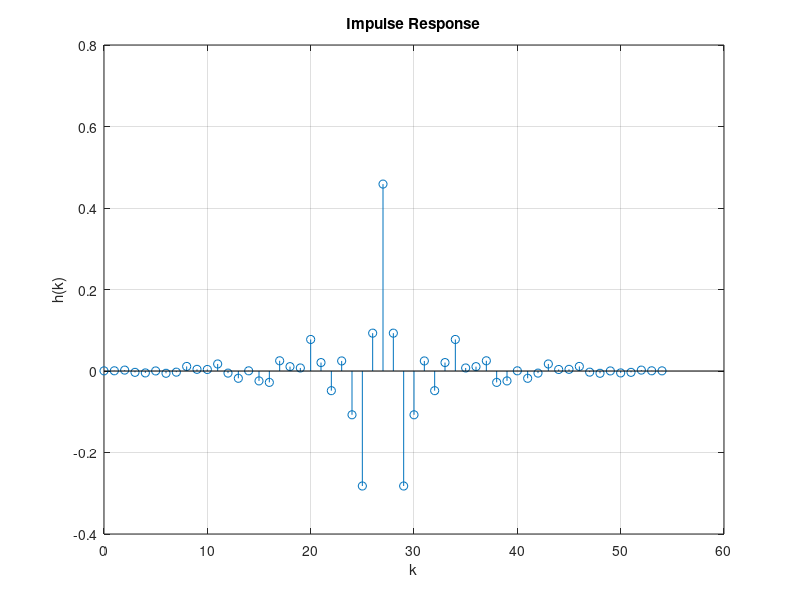
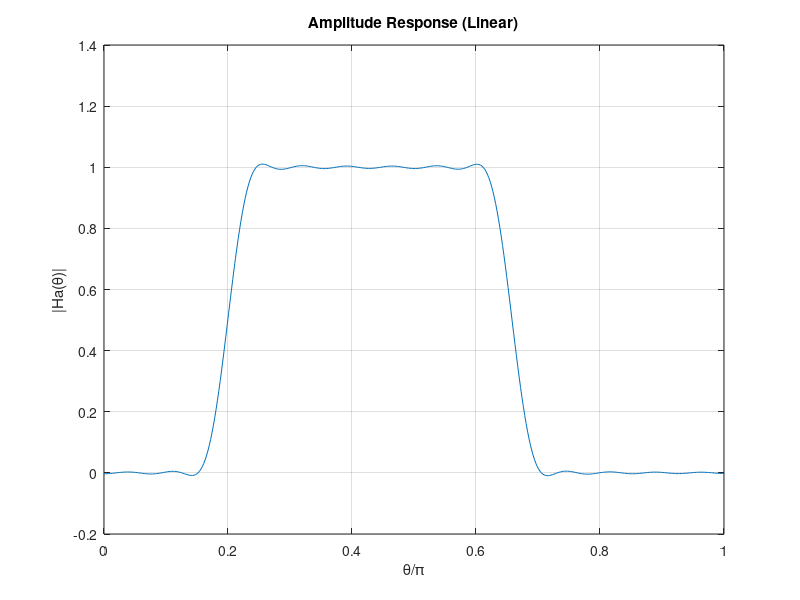
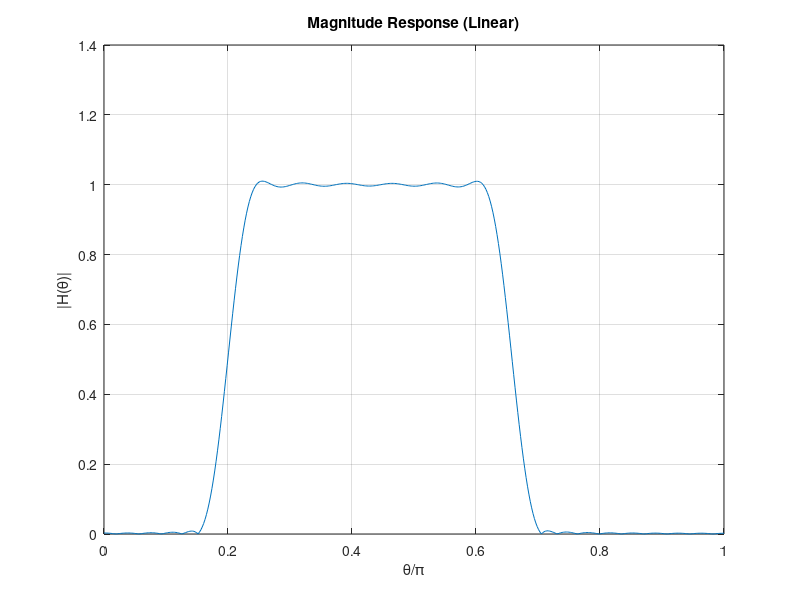
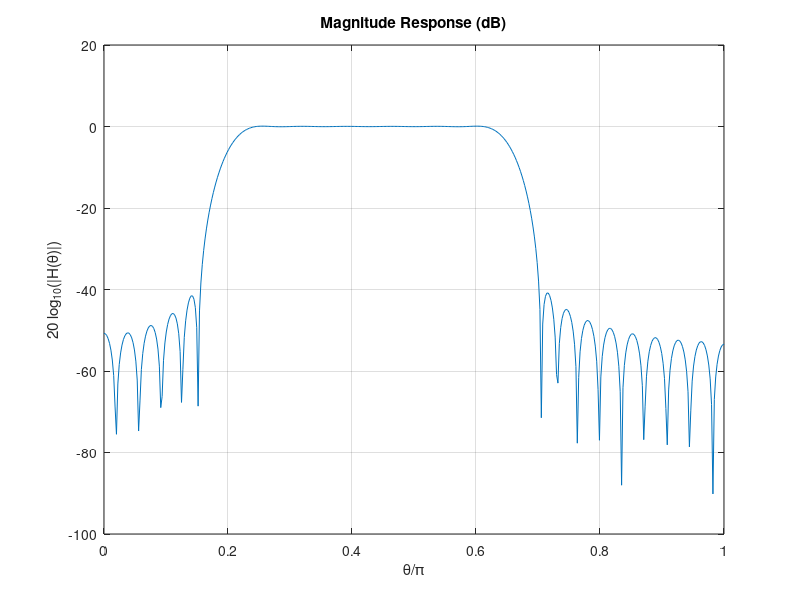

MATLAB code to generate these figures, in order:
%Least Squares Algorithm, Type 1 LPF
%Dr. James S. Kang, ECE Dept, Cal Poly Pomona.
%d = desired.
%W = diagonal weighting function.
clc;clearvars;
N=55
q=(N-1)/2
r=q+1

fs1 = 800
fps = 1200
fpe = 3100
fs2 = 3500

fsampling=10000 %sampling rate (Hz).
deltap=0.01 %passband tolerance.
deltas=0.01 %stopband tolerance.

thetas1=2*pi*fs1/fsampling;
thetaps=2*pi*fps/fsampling;
thetape=2*pi*fpe/fsampling;
thetas2=2*pi*fs2/fsampling;

density=16

L=r*density

i1 = floor(thetas1 / pi * L);
i2 = floor(thetaps / pi * L);
i3 = floor(thetape / pi * L);
i4 = floor(thetas2 / pi * L);

b1 = i1;
b2 = i3-i2;
b3 = L-i4;



theta = pi / L;
indexq = 0:q;
indexL = [(1:b1),(i2:i3),(i4:L)]';
indexM = indexL * indexq * theta;
A = cos(indexM); % get A

%d=[ones(1,b1),zeros(1,b2+1),ones(1,b3+1)]';
d=[zeros(1,b1),ones(1,b2+1),zeros(1,b3+1)]';

Wpre = [ones(1,b1),ones(1,b2+2)*deltap/deltas,ones(1,b3)];
W=diag(Wpre);
% after here everything are the same
R=A'*W*A;
a=A'*W*d;
c=R\a; h=[flipud(c(2:end))/2;c(1);c(2:end)/2];
%h=h/sum(h);
k=0:N-1;
M=L;
theta=0:pi/M:pi;
Q=[0:q]'*theta;
Ha=c'*cos([0:q]'*theta);
H=h.'*exp(-1j*k'*theta); theta1=[0 1 2 3 4]*pi/4;
Ha1=h.'*exp(-1j*k'*theta1); Mag=abs(Ha1)
figure(1)
stem(k,h);grid on; xlabel('k');ylabel('h(k)');
title('Impulse Response');
figure(2);
plot(theta/pi,Ha);grid on; xlabel('\theta/\pi'); ylabel('|Ha(\theta)|'); title('Amplitude Response (Linear)');
figure(3);
plot(theta/pi,abs(H));grid on; xlabel('\theta/\pi'); ylabel('|H(\theta)|'); title('Magnitude Response (Linear)');
figure(4);
plot(theta/pi,20*log10(abs(H)));grid on;
xlabel('\theta/\pi'); ylabel('20 log_1_0(|H(\theta)|)'); title('Magnitude Response (dB)');
figure(5);
plot(theta/pi,angle(H)*180/pi);grid on; xlabel('\theta/\pi'); ylabel('\angleH(\theta) (deg)'); title('Phase Response');